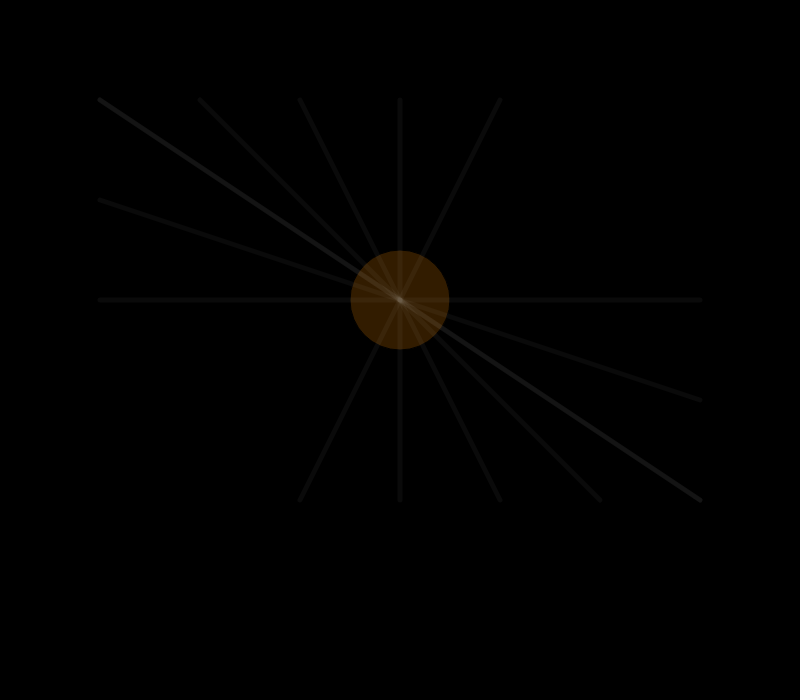
Frame 1 (no input)
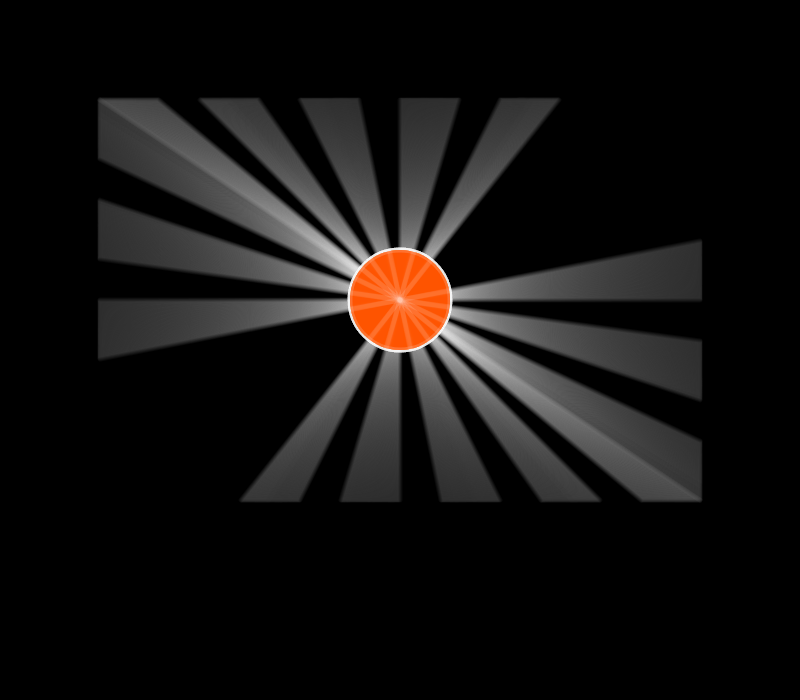
Frame 60 (no input)
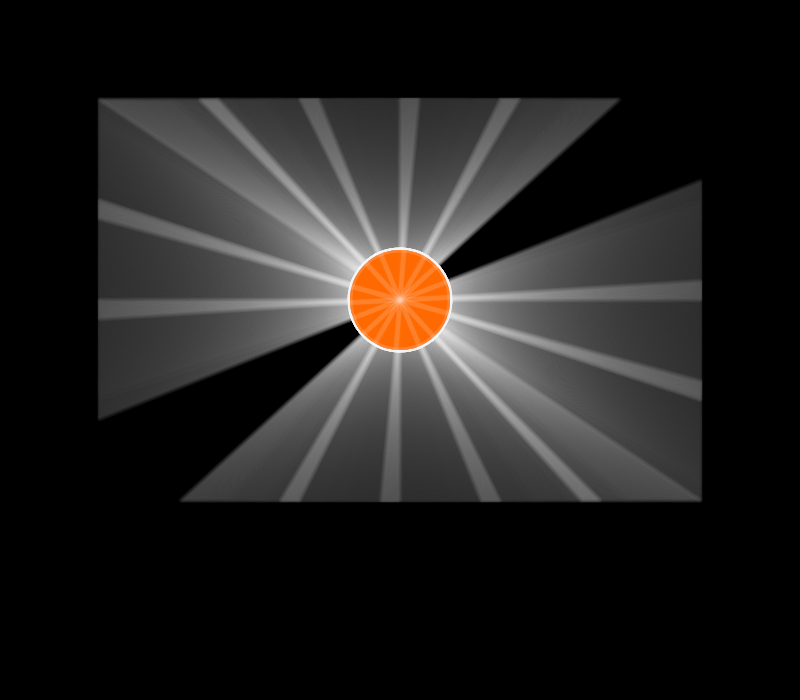
Frame 120 (the mouse pressed at the canvas centre since frame 60)

The p5.js sketch that drew these frames (run headless with seeded random() and noise() and a simulated clock; from frame 60 on, the mouse is pressed at the canvas centre):

// p5.js sketch
// ── sketch.js
var x1 = 200;
var x2 = 600;
var x3 = 600;
var x4 = 200;
var x5 = 300;
var x6 = 300;
var x7 = 300;
var x8 = 500;
var x9 = 400;
var x10 = 400;
var x11 = 500;
var x12 = 300;
//var x13 = 700;
//var x14 = 100;
var x15 = 100;
var x16 = 700;
var x17 = 200;
var x18 = 400;
var x19 = 100;
var x20 = 500;



function setup() {
  createCanvas(800, 700);
  background(0)

}


function draw() {

  // flower Center
  fill(300, random(200), 0, 50);
  ellipse(400, 300, 100, 100);
  strokeWeight(5);

  // Petals
  stroke(255, 255, 255, 10);
  line(x1, 100, x2, 500);
  stroke(255, 255, 255, 10);
  line(x7, 100, x8, 500);
  stroke(255, 255, 255, 10);
  line(x9, 100, x10, 500);
  stroke(255, 255, 255, 10);
  line(x11, 100, x12, 500);
  //  stroke(255, 255, 255, 10);
  //  line(x3, 100, x4, 500);
  stroke(255, 255, 255, 10);
  line(100, x5, 700, x6);
  //  stroke(255, 255, 255, 10);
  //  line(x13, 100, x14, 500);
  stroke(255, 255, 255, 10);
  line(x15, 100, x16, 500);
  stroke(255, 255, 255, 10);
  line(100, x17, 700, x18);
  stroke(255, 255, 255, 10);
  line(100, x19, 700, x20);

  if (millis() > 3500) {
    background(300, random(200), 0, 50);
    x1 = x1 - 1;
    x2 = x2 + 1;
    x3 = x3 - 1;
    x4 = x4 + 1;
    x5 = x5 - 1;
    x6 = x6 + 1;
    x7 = x7 - 1;
    x8 = x8 + 1;
    x9 = x9 - 1;
    x10 = x10 + 1;
    x11 = x11 - 1;
    x12 = x12 + 1;
    // x13 = x13 + 1;
    // x14 = x14 - 1;
    x15 = x15 - 1;
    x16 = x16 + 1;
    x17 = x17 - 1;
    x18 = x18 + 1;
    x19 = x19 - 1;
    x20 = x20 + 1;
  } else {
    x1 = x1 + 1;
    x2 = x2 - 1;
    x3 = x3 + 1;
    x4 = x4 - 1;
    x5 = x5 + 1;
    x6 = x6 - 1;
    x7 = x7 + 1;
    x8 = x8 - 1;
    x9 = x9 + 1;
    x10 = x10 - 1;
    x11 = x11 + 1;
    x12 = x12 - 1;
    // x13 = x13 + 1;
    // x14 = x14 - 1;
    x15 = x15 + 1;
    x16 = x16 - 1;
    x17 = x17 + 1;
    x18 = x18 - 1;
    x19 = x19 + 1;
    x20 = x20 - 1;
  }



}
